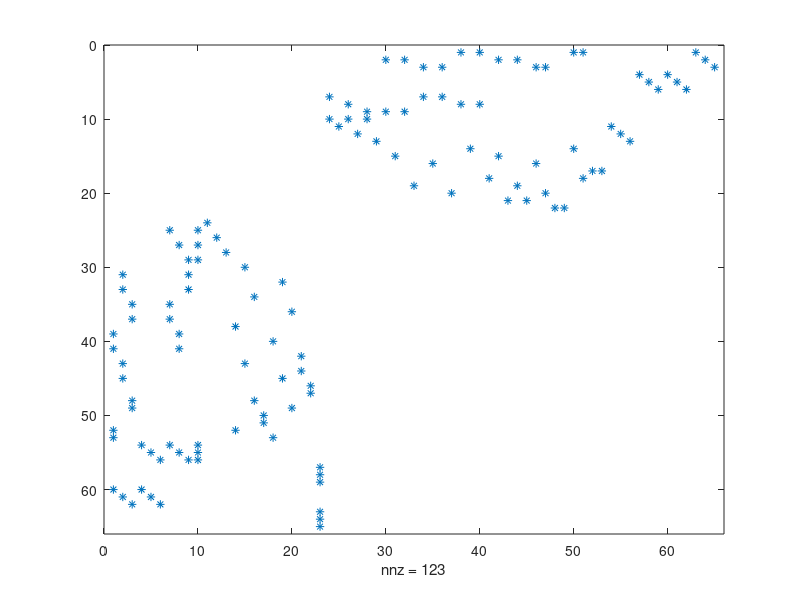

Recreate this plot in MATLAB. (Note: this script raises an error after producing the figure.)
%% Working with Graph Theory Functions
% This example shows how Bioinformatics Toolbox(TM) can be used to work
% with and vizualize graphs.
%
% Graphs, in the sense of graph theory, are a mathematical way of
% representing connections or relationships between objects. There are many
% applications in bioinformatics where understanding relationships between
% objects is very important. Such applications include phylogenetic
% analysis, protein-protein interactions, pathway analysis and many more. 
% Bioinformatics Toolbox provides a set of generic functions for working
% with and visualizing graphs. 

%  Copyright 2007-2012 The MathWorks, Inc.


%% Creating a Graph from a SimBiology(R) Model
% The graph theory functions in Bioinformatics Toolbox work on sparse
% matrices. The only restriction is that the matrix be square. In this
% example, a graph was created from a SimBiology(R) model of a
% Repressilator [1] oscillatory network . In this model, protein A
% represses protein B, protein B represses protein C, which in turn
% represses protein A.  

load oscillatorgraph

%%
% There are two variables: |g|, a sparse matrix, and |names|, a list of the
% names of the nodes of the graph. 
whos g names

%%
% If you have SimBiology you can create the graph using the following
% commands:

% sbioloadproject oscillator
% class(m1) 
% Now get the adjacency matrix
% [g names] = getadjacencymatrix(m1);


%% Visualizing the Graph
% There are many functions in MATLAB(R) for working with sparse matrices.
% The |spy| function displays as * wherever there is a non-zero element of
% the matrix. 

spy(g)

%%
% This gives some indication of the number of edges of the graph and also
% shows that the graph is not symmetric and, hence, is a directed graph.
% However, it is difficult to visualize what is going on. The |biograph|
% object is another way of representing a graph in Bioinformatics Toolbox.

gObj = biograph(g,names)

%%
% The |view| method lays out the graph and displays it in a figure. 
gObj = view(gObj);

%%
% You can interact with the graph using the mouse. You can also
% programmatically modify the way that the graph is displayed.

% find the nodes pA, pB, and pC
pANode = find(strcmp('pA', names));
pBNode = find(strcmp('pB',names));
pCNode = find(strcmp('pC', names));
% Color these red, green, and blue
set(gObj.nodes(pANode),'Color',[1 0 0],'size',[40 30]);
set(gObj.nodes(pBNode),'Color',[0 1 0],'size',[40 30]);
set(gObj.nodes(pCNode),'Color',[0 0 1],'size',[40 30]);
dolayout(gObj);

%% Using the Graph Theory Functions
% There are several functions in Bioinformatics Toolbox for working with
% graphs. These include |graphshortestpath|, which finds the shortest path
% between two nodes, |graphisspantree|, which checks if a graph is a
% spanning tree, and |graphisdag|, which checks if a graph is a directed
% acyclic graph. 

graphisdag(g)

%%
% There are also corresponding methods of the biograph object. These have
% names similar to the functions for working with sparse matrices but
% without the prefix 'graph'.
isdag(gObj)

%% Finding the Shortest Path Between Nodes pA and pC
% A common question to ask about a graph is what is the shortest path
% between two nodes. Note that in this example all the edges have length 1.

[dist,path,pred] = shortestpath(gObj,pANode,pCNode);

%%
% Color the nodes and edges of the shortest path
set(gObj.Nodes(path),'Color',[1 0.4 0.4])
edges = getedgesbynodeid(gObj,get(gObj.Nodes(path),'ID'));
set(edges,'LineColor',[1 0 0])
set(edges,'LineWidth',1.5)

%%
% You can use |allshortestpaths| to calculate the shortest paths from each
% node to all other nodes. 
allShortest = allshortestpaths(gObj);

%%
% A heatmap of these distances shows some interesting patterns.
imagesc(allShortest)
colormap(pink);
colorbar
title('All Shortest Paths for Oscillator Model');

%% Traversing the Graph
% Another common problem with graphs is finding an efficient way to
% traverse a graph by moving between adjacent nodes. The |traverse| method
% uses a depth-first search by default but you can also choose to use a
% breadth-first search.

order = traverse(gObj,pANode);

%%
% The return value |order| shows the order in which the nodes were
% traversed starting at pA. You can use this to find an alternative path
% from pA to pC. 

alternatePath = order(1:find(order == pCNode));
set(gObj.Nodes(alternatePath),'Color',[0.4 0.4 1])
edges = getedgesbynodeid(gObj,get(gObj.Nodes(alternatePath),'ID'));
set(edges,'LineColor',[0 0 1])
set(edges,'LineWidth',1.5)

%% Finding Connected Components in the Graph
% The oscillator model is cyclic with pA, pB, and pC all connected. The
% method |conncomp| finds connected components.  A strongly connected
% component of a graph is a maximal group of nodes that are mutually
% reachable without violating the edge directions. You can use the
% |conncomp| method to determine which nodes are not part of the main
% cycle.

[S,C] = conncomp(gObj);

% Mark the nodes for each component with different color
colors = flipud(jet(S));
for i = 1:numel(gObj.nodes)
    gObj.Nodes(i).Color = colors(C(i),:);
end

%%
% You will notice that the "trash" node is a sink. Several nodes connect to
% this node but there is no path from "trash" to any other node.

%% Simulating Knocking Out a Reaction
% In biological pathways it is common to find that while some reactions are
% essential to the survival of the behavior of the pathway, others are not.
% You can use the sparse graph representation of the pathway to investigate
% whether Reaction1 and Reaction2 in the model are essential to the
% survival of the oscillatory properties.

%%
% Find the nodes in which you are interested.
r1Node= find(strcmp( 'Reaction1', names));
r2Node= find(strcmp( 'Reaction2', names));

%%
% Create copies of the sparse matrix and remove all edges associated with
% the reactions.
gNoR1 = g;
gNoR1(r1Node,:) = 0; gNoR1(:,r1Node)=0;
gNoR2 = g;
gNoR2(r2Node,:) = 0; gNoR2(:,r2Node)=0;

%%
% In the case where we remove Reaction2, there are still paths from pA to
% pC and back and the structure has not changed very much.

distNoR2CA = graphshortestpath(gNoR2,pCNode,pANode)
distNoR2AC = graphshortestpath(gNoR2,pANode,pCNode)
% Display the graph from which Reaction2 was removed.
gNoR2Obj = view(biograph(gNoR2,names));
[S,C] = conncomp(gNoR2Obj);
% Mark the nodes for each component with different color
colors = flipud(jet(S));
for i = 1:numel(gNoR2Obj.nodes)
    gNoR2Obj.Nodes(i).Color = colors(C(i),:);
end
%%
% However, in the case where we remove Reaction1, there is no longer a path
% from pC back to pA.
distNoR1AC = graphshortestpath(gNoR1,pANode,pCNode)
distNoR1CA = graphshortestpath(gNoR1,pCNode,pANode)


%%
% When you visualize the graph from which Reaction1 was removed you will see a
% significant change in the structure of the graph.

% Display the graph from which Reaction1 was removed.
gNoR1Obj = view(biograph(gNoR1,names));
[S,C] = conncomp(gNoR1Obj);
% Mark the nodes for each component with different color
colors = flipud(jet(S));
for i = 1:numel(gNoR1Obj.nodes)
    gNoR1Obj.Nodes(i).Color = colors(C(i),:);
end

%% References
% [1] Elowitz, M.B, and Leibler, S.(2000) A Synthetic Oscillatory Network
%     of Transcriptional Regulators; Nature. 403(6767):335-8. 

%%
% *<mailto:bioinfo-feedback@mathworks.com?subject=Enhancement%20for%20GRAPHTHEORYDEMO%20in%20Bioinformatics%20Toolbox%204.2 Suggest an enhancement for this example.>*

displayEndOfDemoMessage(mfilename)
